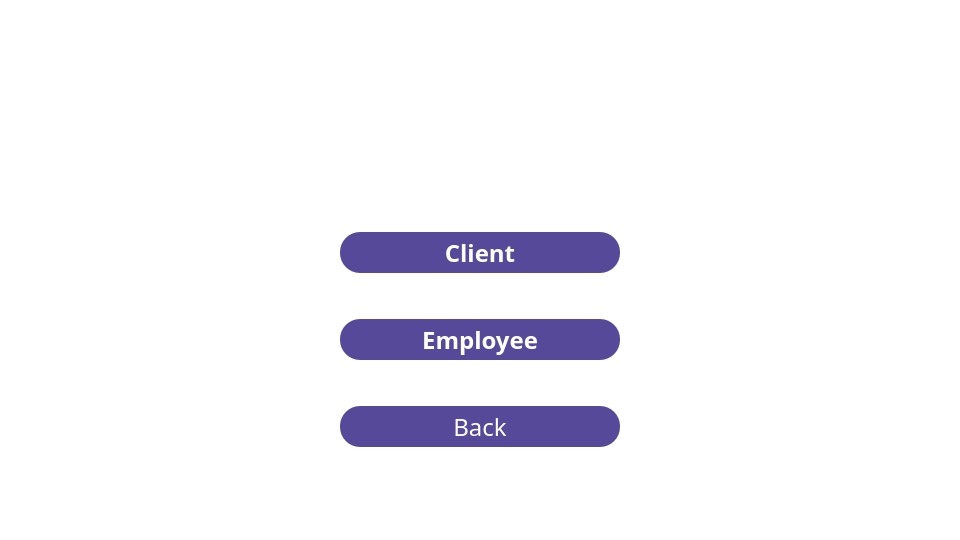
<?xml version="1.0" encoding="UTF-8"?>
<ui version="4.0">
 <class>MainWindow</class>
 <widget class="QMainWindow" name="MainWindow">
  <property name="geometry">
   <rect>
    <x>0</x>
    <y>0</y>
    <width>960</width>
    <height>540</height>
   </rect>
  </property>
  <property name="windowTitle">
   <string>MainWindow</string>
  </property>
  <property name="styleSheet">
   <string notr="true">QMainWindow
{
background:white;
}</string>
  </property>
  <widget class="QWidget" name="centralwidget">
   <property name="styleSheet">
    <string notr="true">QWidget
{
background: white;
}</string>
   </property>
   <layout class="QVBoxLayout" name="verticalLayout">
    <item>
     <widget class="QWidget" name="widget" native="true">
      <layout class="QVBoxLayout" name="verticalLayout_2">
       <item>
        <spacer name="verticalSpacer_4">
         <property name="sizeHint" stdset="0">
          <size>
           <width>20</width>
           <height>40</height>
          </size>
         </property>
        </spacer>
       </item>
       <item>
        <widget class="QWidget" name="widget_2" native="true">
         <property name="maximumSize">
          <size>
           <width>16777215</width>
           <height>1000</height>
          </size>
         </property>
         <layout class="QHBoxLayout" name="horizontalLayout">
          <item>
           <spacer name="horizontalSpacer">
            <property name="sizeHint" stdset="0">
             <size>
              <width>141</width>
              <height>20</height>
             </size>
            </property>
           </spacer>
          </item>
          <item>
           <widget class="QLabel" name="logo">
            <property name="maximumSize">
             <size>
              <width>621</width>
              <height>171</height>
             </size>
            </property>
            <property name="styleSheet">
             <string notr="true">QLabel
{
background-url:&quot;C:\Users\JC\Desktop\SOFT ENG\assets\Anytime_Fitness_logo.png&quot;;
}</string>
            </property>
            <property name="text">
             <string/>
            </property>
            <property name="pixmap">
             <pixmap>../zek/3rd yr comsci/summer/CS 304/soft eng/github/logos/Anytime_Fitness_logo.png</pixmap>
            </property>
            <property name="scaledContents">
             <bool>false</bool>
            </property>
           </widget>
          </item>
          <item>
           <spacer name="horizontalSpacer_2">
            <property name="sizeHint" stdset="0">
             <size>
              <width>40</width>
              <height>20</height>
             </size>
            </property>
           </spacer>
          </item>
         </layout>
        </widget>
       </item>
       <item>
        <spacer name="verticalSpacer">
         <property name="sizeHint" stdset="0">
          <size>
           <width>20</width>
           <height>40</height>
          </size>
         </property>
        </spacer>
       </item>
       <item>
        <widget class="QWidget" name="widget_3" native="true">
         <layout class="QHBoxLayout" name="horizontalLayout_2">
          <item>
           <spacer name="horizontalSpacer_3">
            <property name="sizeType">
             <enum>QSizePolicy::Fixed</enum>
            </property>
            <property name="sizeHint" stdset="0">
             <size>
              <width>300</width>
              <height>20</height>
             </size>
            </property>
           </spacer>
          </item>
          <item>
           <widget class="QPushButton" name="client">
            <property name="enabled">
             <bool>true</bool>
            </property>
            <property name="sizePolicy">
             <sizepolicy hsizetype="Minimum" vsizetype="Minimum">
              <horstretch>0</horstretch>
              <verstretch>0</verstretch>
             </sizepolicy>
            </property>
            <property name="minimumSize">
             <size>
              <width>0</width>
              <height>41</height>
             </size>
            </property>
            <property name="maximumSize">
             <size>
              <width>280</width>
              <height>41</height>
             </size>
            </property>
            <property name="font">
             <font>
              <family>Arial Black</family>
              <pointsize>18</pointsize>
              <bold>true</bold>
             </font>
            </property>
            <property name="styleSheet">
             <string notr="true">QPushButton
{
color: white;
background: #574999;
}

QPushButton
{
border-radius:20px;
}</string>
            </property>
            <property name="text">
             <string>Client</string>
            </property>
           </widget>
          </item>
          <item>
           <spacer name="horizontalSpacer_4">
            <property name="sizeType">
             <enum>QSizePolicy::Fixed</enum>
            </property>
            <property name="sizeHint" stdset="0">
             <size>
              <width>300</width>
              <height>20</height>
             </size>
            </property>
           </spacer>
          </item>
         </layout>
        </widget>
       </item>
       <item>
        <spacer name="verticalSpacer_3">
         <property name="sizeType">
          <enum>QSizePolicy::Fixed</enum>
         </property>
         <property name="sizeHint" stdset="0">
          <size>
           <width>20</width>
           <height>22</height>
          </size>
         </property>
        </spacer>
       </item>
       <item>
        <widget class="QWidget" name="widget_4" native="true">
         <layout class="QHBoxLayout" name="horizontalLayout_3">
          <item>
           <spacer name="horizontalSpacer_5">
            <property name="sizeType">
             <enum>QSizePolicy::Fixed</enum>
            </property>
            <property name="sizeHint" stdset="0">
             <size>
              <width>300</width>
              <height>20</height>
             </size>
            </property>
           </spacer>
          </item>
          <item>
           <widget class="QPushButton" name="employee">
            <property name="enabled">
             <bool>true</bool>
            </property>
            <property name="sizePolicy">
             <sizepolicy hsizetype="Minimum" vsizetype="Minimum">
              <horstretch>0</horstretch>
              <verstretch>0</verstretch>
             </sizepolicy>
            </property>
            <property name="minimumSize">
             <size>
              <width>0</width>
              <height>41</height>
             </size>
            </property>
            <property name="maximumSize">
             <size>
              <width>280</width>
              <height>41</height>
             </size>
            </property>
            <property name="font">
             <font>
              <family>Arial Black</family>
              <pointsize>18</pointsize>
              <bold>true</bold>
             </font>
            </property>
            <property name="styleSheet">
             <string notr="true">QPushButton
{
color: white;
background: #574999;
}

QPushButton
{
border-radius:20px;
}</string>
            </property>
            <property name="text">
             <string>Employee</string>
            </property>
           </widget>
          </item>
          <item>
           <spacer name="horizontalSpacer_6">
            <property name="sizeType">
             <enum>QSizePolicy::Fixed</enum>
            </property>
            <property name="sizeHint" stdset="0">
             <size>
              <width>300</width>
              <height>20</height>
             </size>
            </property>
           </spacer>
          </item>
         </layout>
        </widget>
       </item>
       <item>
        <spacer name="verticalSpacer_5">
         <property name="sizeType">
          <enum>QSizePolicy::Fixed</enum>
         </property>
         <property name="sizeHint" stdset="0">
          <size>
           <width>20</width>
           <height>22</height>
          </size>
         </property>
        </spacer>
       </item>
       <item>
        <widget class="QWidget" name="widget_5" native="true">
         <layout class="QHBoxLayout" name="horizontalLayout_4">
          <item>
           <spacer name="horizontalSpacer_7">
            <property name="sizeType">
             <enum>QSizePolicy::Fixed</enum>
            </property>
            <property name="sizeHint" stdset="0">
             <size>
              <width>300</width>
              <height>20</height>
             </size>
            </property>
           </spacer>
          </item>
          <item>
           <widget class="QPushButton" name="back">
            <property name="sizePolicy">
             <sizepolicy hsizetype="Maximum" vsizetype="Maximum">
              <horstretch>0</horstretch>
              <verstretch>0</verstretch>
             </sizepolicy>
            </property>
            <property name="minimumSize">
             <size>
              <width>0</width>
              <height>41</height>
             </size>
            </property>
            <property name="maximumSize">
             <size>
              <width>280</width>
              <height>41</height>
             </size>
            </property>
            <property name="font">
             <font>
              <family>Arial Black</family>
              <pointsize>18</pointsize>
             </font>
            </property>
            <property name="styleSheet">
             <string notr="true">QPushButton
{
color: white;
background: #574999;
}

QPushButton
{
border-radius:20px;
}</string>
            </property>
            <property name="text">
             <string>Back</string>
            </property>
           </widget>
          </item>
          <item>
           <spacer name="horizontalSpacer_8">
            <property name="sizeType">
             <enum>QSizePolicy::Fixed</enum>
            </property>
            <property name="sizeHint" stdset="0">
             <size>
              <width>300</width>
              <height>20</height>
             </size>
            </property>
           </spacer>
          </item>
         </layout>
        </widget>
       </item>
       <item>
        <spacer name="verticalSpacer_2">
         <property name="sizeHint" stdset="0">
          <size>
           <width>20</width>
           <height>40</height>
          </size>
         </property>
        </spacer>
       </item>
      </layout>
     </widget>
    </item>
   </layout>
  </widget>
 </widget>
 <resources/>
 <connections/>
</ui>
